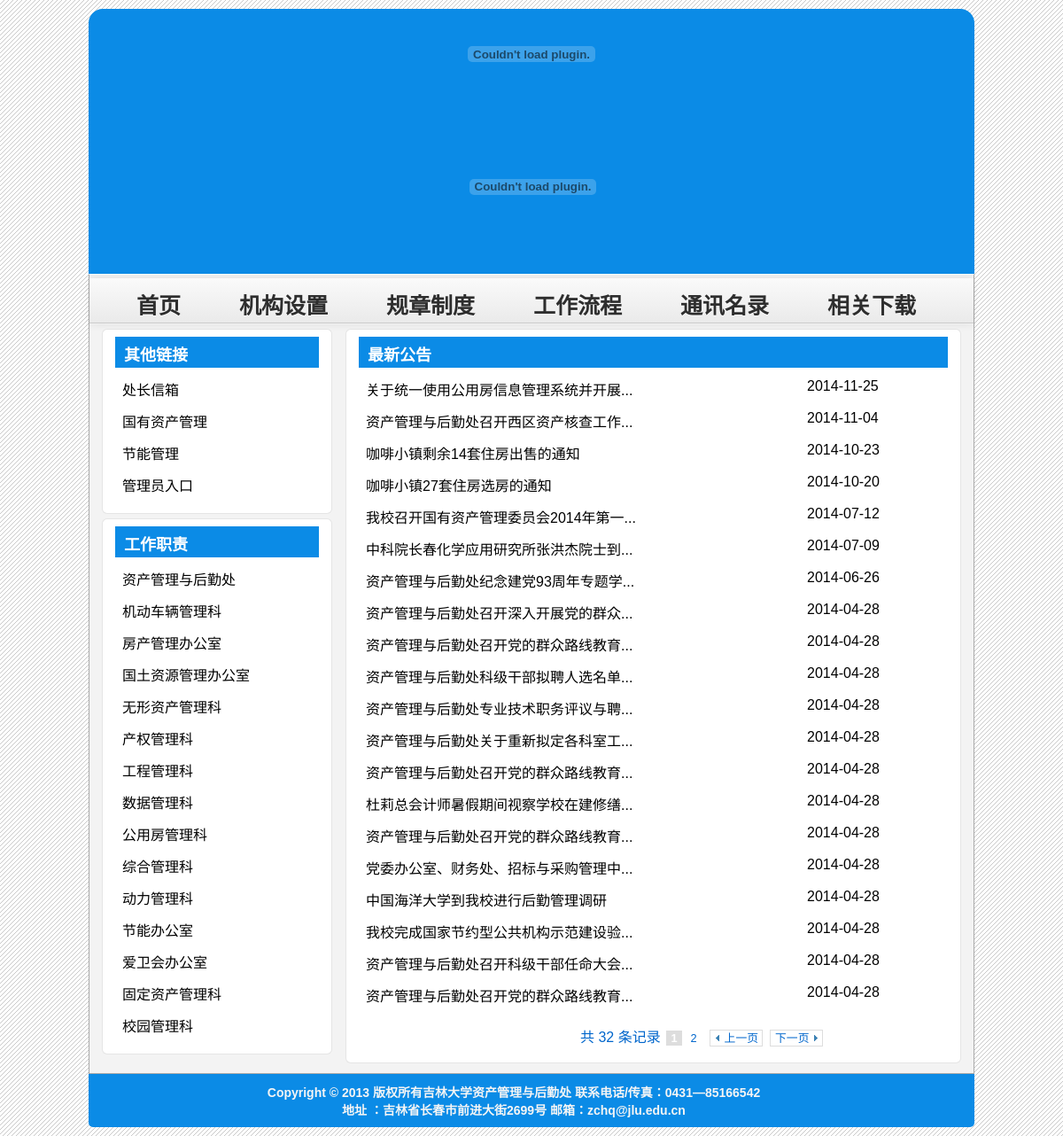
The app's page /list.php?tid=109&p=1 with its own data.
### tables this page shows
CREATE TABLE `dede_archives` (
  `id` mediumint(8) unsigned NOT NULL DEFAULT '0',
  `typeid` smallint(5) unsigned NOT NULL DEFAULT '0',
  `typeid2` varchar(90) NOT NULL DEFAULT '0',
  `sortrank` int(10) unsigned NOT NULL DEFAULT '0',
  `flag` set('c','h','p','f','s','j','a','b') DEFAULT NULL,
  `ismake` smallint(6) NOT NULL DEFAULT '0',
  `channel` smallint(6) NOT NULL DEFAULT '1',
  `arcrank` smallint(6) NOT NULL DEFAULT '0',
  `click` mediumint(8) unsigned NOT NULL DEFAULT '0',
  `money` smallint(6) NOT NULL DEFAULT '0',
  `title` char(100) NOT NULL,
  `shorttitle` char(36) NOT NULL DEFAULT '',
  `color` char(7) NOT NULL DEFAULT '',
  `writer` char(20) NOT NULL DEFAULT '',
  `source` char(30) NOT NULL DEFAULT '',
  `litpic` char(100) NOT NULL DEFAULT '',
  `pubdate` int(10) unsigned NOT NULL DEFAULT '0',
  `senddate` int(10) unsigned NOT NULL DEFAULT '0',
  `mid` mediumint(8) unsigned NOT NULL DEFAULT '0',
  `keywords` char(30) NOT NULL DEFAULT '',
  `lastpost` int(10) unsigned NOT NULL DEFAULT '0',
  `scores` mediumint(8) NOT NULL DEFAULT '0',
  `goodpost` mediumint(8) unsigned NOT NULL DEFAULT '0',
  `badpost` mediumint(8) unsigned NOT NULL DEFAULT '0',
  `voteid` mediumint(8) NOT NULL,
  `notpost` tinyint(1) unsigned NOT NULL DEFAULT '0',
  `description` varchar(255) NOT NULL DEFAULT '',
  `filename` varchar(40) NOT NULL DEFAULT '',
  `dutyadmin` mediumint(8) unsigned NOT NULL DEFAULT '0',
  `tackid` int(10) NOT NULL DEFAULT '0',
  `mtype` mediumint(8) unsigned NOT NULL DEFAULT '0',
  `weight` int(10) NOT NULL DEFAULT '0',
  PRIMARY KEY (`id`),
  KEY `sortrank` (`sortrank`),
  KEY `mainindex` (`arcrank`,`typeid`,`channel`,`flag`,`mid`),
  KEY `lastpost` (`lastpost`,`scores`,`goodpost`,`badpost`,`notpost`)
);

CREATE TABLE `dede_arctype` (
  `id` smallint(5) unsigned NOT NULL AUTO_INCREMENT,
  `reid` smallint(5) unsigned NOT NULL DEFAULT '0',
  `topid` smallint(5) unsigned NOT NULL DEFAULT '0',
  `sortrank` smallint(5) unsigned NOT NULL DEFAULT '50',
  `typename` char(30) NOT NULL DEFAULT '',
  `typedir` char(60) NOT NULL DEFAULT '',
  `isdefault` smallint(6) NOT NULL DEFAULT '0',
  `defaultname` char(15) NOT NULL DEFAULT 'index.html',
  `issend` smallint(6) NOT NULL DEFAULT '0',
  `channeltype` smallint(6) DEFAULT '1',
  `maxpage` smallint(6) NOT NULL DEFAULT '-1',
  `ispart` smallint(6) NOT NULL DEFAULT '0',
  `corank` smallint(6) NOT NULL DEFAULT '0',
  `tempindex` char(50) NOT NULL DEFAULT '',
  `templist` char(50) NOT NULL DEFAULT '',
  `temparticle` char(50) NOT NULL DEFAULT '',
  `namerule` char(50) NOT NULL DEFAULT '',
  `namerule2` char(50) NOT NULL DEFAULT '',
  `modname` char(20) NOT NULL DEFAULT '',
  `description` char(150) NOT NULL DEFAULT '',
  `keywords` varchar(60) NOT NULL DEFAULT '',
  `seotitle` varchar(80) NOT NULL DEFAULT '',
  `moresite` tinyint(1) unsigned NOT NULL DEFAULT '0',
  `sitepath` char(60) NOT NULL DEFAULT '',
  `siteurl` char(50) NOT NULL DEFAULT '',
  `ishidden` smallint(6) NOT NULL DEFAULT '0',
  `cross` tinyint(1) NOT NULL DEFAULT '0',
  `crossid` text,
  `content` text,
  `smalltypes` text,
  PRIMARY KEY (`id`),
  KEY `reid` (`reid`,`isdefault`,`channeltype`,`ispart`,`corank`,`topid`,`ishidden`),
  KEY `sortrank` (`sortrank`)
);

### model/index.php (called while the page is built, shortened)
<?php
function getList2($typeid, $start = 0, $size = 20) {
	$sql  = "select a.id, a.title, left(FROM_UNIXTIME(a.pubdate), 10) as pubdate from dede_archives a, dede_arctype t ";
	$sql .= "where (a.typeid=$typeid or t.reid=$typeid) and t.id=a.typeid order by pubdate desc ";
	$sql .= "limit $start, $size";
	return mysql_query($sql);
}
function getOneType($typeid, $flag = true) {
	$sql = "select * from dede_arctype where id=$typeid";
	$result =  mysql_query($sql);
	$data = mysql_fetch_array($result);
	$topid = $data['topid'];
	return $data;
}
function getPager($per, $typeid) {
	$sql  = "select count(a.id) as count from dede_archives a, dede_arctype t ";
	$sql .= "where (a.typeid=$typeid or t.reid=$typeid) and t.id=a.typeid ";
	$result = mysql_query($sql);
	$row = mysql_fetch_array($result);
	$paperCount=$row['count'];
	$num = $paperCount;
	$pageCount = ceil($paperCount / $per);
	$result = array("paperCount" => $paperCount, "num" => $num, "pageCount" => $pageCount);
	return $result;
}
?>

### util/util.php (called while the page is built, shortened)
<?php
function GBsubstr($string, $start, $length) {
	if(strlen($string)>$length){
	    $str=null;
		$len=$start+$length;
		$count = $len / 3 * 2;
		for($i=$start, $c = 0;$i<$len && $c < $count;$i++){
		    if(ord(substr($string,$i,1))>0xa0){
    			$str.=substr($string,$i,3);
				$i = $i + 2;
				$c = $c + 2;
			}else{
			    $str.=substr($string,$i,1);
				$c = $c + 1;
			}
		}
		return $str.'...';
	}else{
    	return $string;
	}
}
?>

### list.php (the view, shortened to what this page needs)
<!DOCTYPE html PUBLIC "-//W3C//DTD XHTML 1.0 Transitional//EN" "http://www.w3.org/TR/xhtml1/DTD/xhtml1-transitional.dtd">
<html xmlns="http://www.w3.org/1999/xhtml">
<head>
<?php include("./include/media/css.php");?>
<link rel="stylesheet" type="text/css" href="./media/css/introduction.css" />
</head>
<body>
<?php
require("./util/util.php");
require("./model/index.php");
?>
<div id="wrapper">
<?php include("./include/header.php");?>
<div id="content">
    <?php include("./include/nav.php");?>
	<div id="main">
		<table>
			<tr>
				<td>
					<?php include("./include/sidebar.php");?>
				</td>
				<td style="vertical-align: top">
					<div class="box area area5">
						<div>
						<?php
						    $per       = 20;
							$tid       = $_GET['tid'];
							$pageReq   = isset($_GET['p']) ? ($_GET['p']) : 1;
							$data      = getOneType($tid);
							$typename  = $data['typename'];
							$pageData  = getPager($per, $tid);
							$num       = $pageData["num"];
							$pageCount = $pageData["pageCount"];
		    				$list      = getList2($tid, ($pageReq - 1) * $per, $per );
		    				$pre  = $pageReq == 1 ? 1 : $pageReq - 1;
		    				$next = $pageReq == $pageCount ? $pageReq : $pageReq + 1;
			    		?>
							<span class="box_title"><a><?php echo $typename;?></a></span>
							<table class="list_table" >
								<?php
				    				while($row = mysql_fetch_array($list)){
								?>
									<tr>
										<td>
											<a href="view.php?aid=<?php echo $row['id'];?>" title=""><?php echo GBsubstr($row['title'], 0, 52);?></a>
										</td>
										<td>
											<?php echo $row["pubdate"];?>
										</td>
									</tr>
								<?php } ?>
							</table>
						</div>
				<div id="page">
				    <?php
				        echo "共 $num 条记录 ";
					    echo "<a class='num_page' href='list.php?tid=$tid&p=1' >1</a>";
					    if ($pageCount <= $num) {
						    for ($pi = 2; $pi <= $pageCount; $pi++) {
				                echo "<a class='num_page' href='list.php?tid=$tid&p=$pi'>$pi</a>";
							}
						} else {
						    for ($pi = 2; $pi <= $num; $pi++) {
					            echo "<a class='num_page' href='list.php?tid=$tid&p=$pi'>$pi</a>";
							}
							echo "...";
							echo "<a class='num_page' href='list.php?tid=$tid&p=$pageCount'>$pageCount</a>";
						}
					?>
				    <a id="pre" class="pre_next " href=<?php echo "'list.php?tid=$tid&p=$pre'"; ?> ><em></em>上一页</a>
				    <a id="next" class="pre_next" href=<?php echo "'list.php?tid=$tid&p=$next'";?> ><em></em>下一页</a>
			    </div>
					</div>
				</td>
			</tr>
		</table>
	</div>
</div>
<?php include("./include/footer.php");?>
</div>
</body>
</html>

### include/sidebar.php
			<div class="box area2" style="">
	<div>
		<span class="box_title"><a>其他链接</a></span>
		<table class="list_table">
			<tr><td><a href="view.php?aid=5600" title="">处长信箱</a></td></tr>
			<tr><td><a href="http://10.60.16.64" title="">国有资产管理</a></td></tr>
			<tr><td><a href="http://10.60.16.157:8006" title="">节能管理</a></td></tr>
			<tr><td><a href="background/login.html" title="">管理员入口</a></td></tr>
		</table>
	</div>
</div>
   <div class="box area2" style="">
	<div>
		<span class="box_title"><a>工作职责</a></span>
		<table class="list_table">
			<?php
  				$list = getList2(102);
  				while($row = mysql_fetch_array($list)){
			?>
				<tr><td>
					<a href="view.php?aid=<?php echo $row['id'];?>" title=""><?php echo $row["title"];?></a>
				</td></tr>
			<?php } ?>
		</table>
	</div>
</div>

### media/css/common/layout.css (style rules this page uses)
a { display: inline-block; }
table { border-collapse:collapse; }
table tr td { vertical-align: top; }
.list_table { margin: 12px 8px 0; width: 95%; }
.list_table td { padding: 0 0 12px 0; }
#wrapper { width: 1000px; margin: auto; position:relative; _margin-left: 100px; }
#content { position: relative; border-radius: 0 0 0px 0px; zoom: 0; }
.area { margin: 0 3px 5px; width: 945px; height: 274px; position: relative; }
.area2 { margin: 0 3px 5px; width: 230px; position: relative; float: left; }
.area5 { width: 665px; height: 100%; }
.box { padding: 8px 14px; background: #fff; border: 1px solid rgba(0, 0, 0, 0.1); border-radius: 6px; border: 1px solid #AAA; }
#main { z-index:1; padding: 5px 10px; }
span.box_title a { display: block; background: #06c; color: #fff; padding: 6px 0 1px 10px; border-radius: 0px 0 0 0; line-height: 1.5; height: 28px; font: bold 18px arial,sans-serif,微软雅黑,宋体,仿宋,黑体; background: #0b8be6; text-align: left; }

### media/css/common/color.css (style rules this page uses)
.list_table a { color: #000; }
#content { border:1px #aaa solid; border-top:1px #fff solid; background: #F3F3F3; }
#sidebar .sidebar_nav ul li,#sidebar .sidebar_nav_1 ul li, { border-top: 1px solid #fff; border-bottom: 1px solid #fff; }

### media/css/common/component.css (style rules this page uses)
#page { margin: 10px 0 10px 250px; color: #06c; }
#page a { display: inline-block; width: 16px; margin: 0 2px; font-size: 0.8em; text-decoration: none; line-height: 1.2; color: #06c; }
#page a.num_page { color: #06c; text-align: center; border: 1px solid #fff; }
#page a.current_page { text-align: center; color: #fff; background: #ddd; font-weight: bold; border: 1px solid #ddd; }
#page a.pre_next { margin: 0 2px; position: relative; border: 1px solid #ddd; }
#page #pre { width: 42px; _width: 60px; padding: 1px 0px 1px 16px; }
#page #next { width: 41px; _width: 60px; padding: 1px 12px 1px 5px; }
#page em { display: block; position: absolute; top: 0px; width: 16px; height: 16px; }
#page #pre em { left: 0px; background: url(../images/ui-icons_3d80b3_256x240.png) no-repeat -96px -16px; }
#page #next em { right: 0px; background: url(../images/ui-icons_3d80b3_256x240.png) no-repeat -32px -16px; }

### records on screen
dede_archives: title "资产管理与后勤处"
dede_archives: title "机动车辆管理科"
dede_archives: title "房产管理办公室"
dede_archives: title "国土资源管理办公室"
dede_archives: title "无形资产管理科"
dede_archives: title "产权管理科"
dede_archives: title "工程管理科"
dede_archives: title "数据管理科"
dede_archives: title "公用房管理科"
dede_archives: title "综合管理科"
dede_archives: title "动力管理科"
dede_archives: title "节能办公室"
dede_archives: title "爱卫会办公室"
dede_archives: title "固定资产管理科"
dede_archives: title "校园管理科"
dede_arctype: typename "最新公告"
dede_archives: title "关于统一使用公用房信息管理系统并开展...", pubdate "2014-11-25"
dede_archives: title "资产管理与后勤处召开西区资产核查工作...", pubdate "2014-11-04"
dede_archives: title "咖啡小镇剩余14套住房出售的通知", pubdate "2014-10-23"
dede_archives: title "咖啡小镇27套住房选房的通知", pubdate "2014-10-20"
dede_archives: title "我校召开国有资产管理委员会2014年第一...", pubdate "2014-07-12"
dede_archives: title "中科院长春化学应用研究所张洪杰院士到...", pubdate "2014-07-09"
dede_archives: title "资产管理与后勤处纪念建党93周年专题学...", pubdate "2014-06-26"
dede_archives: title "资产管理与后勤处召开深入开展党的群众...", pubdate "2014-04-28"
dede_archives: title "资产管理与后勤处召开党的群众路线教育...", pubdate "2014-04-28"
dede_archives: title "资产管理与后勤处科级干部拟聘人选名单...", pubdate "2014-04-28"
dede_archives: title "资产管理与后勤处专业技术职务评议与聘...", pubdate "2014-04-28"
dede_archives: title "资产管理与后勤处关于重新拟定各科室工...", pubdate "2014-04-28"
dede_archives: title "资产管理与后勤处召开党的群众路线教育...", pubdate "2014-04-28"
dede_archives: title "杜莉总会计师暑假期间视察学校在建修缮...", pubdate "2014-04-28"
dede_archives: title "资产管理与后勤处召开党的群众路线教育...", pubdate "2014-04-28"
dede_archives: title "党委办公室、财务处、招标与采购管理中...", pubdate "2014-04-28"
dede_archives: title "中国海洋大学到我校进行后勤管理调研", pubdate "2014-04-28"
dede_archives: title "我校完成国家节约型公共机构示范建设验...", pubdate "2014-04-28"
dede_archives: title "资产管理与后勤处召开科级干部任命大会...", pubdate "2014-04-28"
dede_archives: title "资产管理与后勤处召开党的群众路线教育...", pubdate "2014-04-28"

### other values on screen
$num "32"
